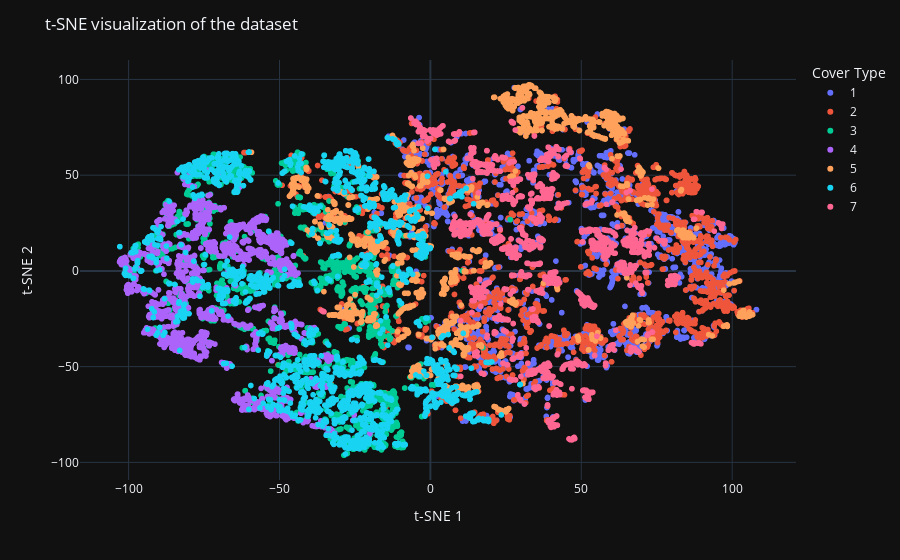

The cell this chart's notebook holds for it:
### Code cell
fig = px.scatter(x=X_2d[:, 0], y=X_2d[:, 1], color=y)

fig.update_layout(
    title='t-SNE visualization of the dataset',
    xaxis_title='t-SNE 1',
    yaxis_title='t-SNE 2',
    legend_title='Cover Type',
    showlegend=True,
    template='plotly_dark'
)

fig.show()

### Figure 1 — Plotly figure (JSON) as saved in the notebook; plotly's stock layout.template omitted (floating-point values rounded to 4 significant figures; data arrays with more than 128 entries replaced by an {"elided": "..."} marker saying what was removed)
{"data": [{"hovertemplate": "color=1<br>x=%{x}<br>y=%{y}<extra></extra>", "legendgroup": "1", "marker": {"color": "#636efa", "symbol": "circle"}, "mode": "markers", "name": "1", "showlegend": true, "type": "scattergl", "x": {"elided": "2160 float values"}, "xaxis": "x", "y": {"elided": "2160 float values"}, "yaxis": "y"}, {"hovertemplate": "color=2<br>x=%{x}<br>y=%{y}<extra></extra>", "legendgroup": "2", "marker": {"color": "#EF553B", "symbol": "circle"}, "mode": "markers", "name": "2", "showlegend": true, "type": "scattergl", "x": {"elided": "2160 float values"}, "xaxis": "x", "y": {"elided": "2160 float values"}, "yaxis": "y"}, {"hovertemplate": "color=3<br>x=%{x}<br>y=%{y}<extra></extra>", "legendgroup": "3", "marker": {"color": "#00cc96", "symbol": "circle"}, "mode": "markers", "name": "3", "showlegend": true, "type": "scattergl", "x": {"elided": "2160 float values"}, "xaxis": "x", "y": {"elided": "2160 float values"}, "yaxis": "y"}, {"hovertemplate": "color=4<br>x=%{x}<br>y=%{y}<extra></extra>", "legendgroup": "4", "marker": {"color": "#ab63fa", "symbol": "circle"}, "mode": "markers", "name": "4", "showlegend": true, "type": "scattergl", "x": {"elided": "2160 float values"}, "xaxis": "x", "y": {"elided": "2160 float values"}, "yaxis": "y"}, {"hovertemplate": "color=5<br>x=%{x}<br>y=%{y}<extra></extra>", "legendgroup": "5", "marker": {"color": "#FFA15A", "symbol": "circle"}, "mode": "markers", "name": "5", "showlegend": true, "type": "scattergl", "x": {"elided": "2160 float values"}, "xaxis": "x", "y": {"elided": "2160 float values"}, "yaxis": "y"}, {"hovertemplate": "color=6<br>x=%{x}<br>y=%{y}<extra></extra>", "legendgroup": "6", "marker": {"color": "#19d3f3", "symbol": "circle"}, "mode": "markers", "name": "6", "showlegend": true, "type": "scattergl", "x": {"elided": "2160 float values"}, "xaxis": "x", "y": {"elided": "2160 float values"}, "yaxis": "y"}, {"hovertemplate": "color=7<br>x=%{x}<br>y=%{y}<extra></extra>", "legendgroup": "7", "marker": {"color": "#FF6692", "symbol": "circle"}, "mode": "markers", "name": "7", "showlegend": true, "type": "scattergl", "x": {"elided": "2160 float values"}, "xaxis": "x", "y": {"elided": "2160 float values"}, "yaxis": "y"}], "layout": {"legend": {"title": {"text": "Cover Type"}, "tracegroupgap": 0}, "margin": {"t": 60}, "showlegend": true, "title": {"text": "t-SNE visualization of the dataset"}, "xaxis": {"anchor": "y", "domain": [0, 1], "title": {"text": "t-SNE 1"}}, "yaxis": {"anchor": "x", "domain": [0, 1], "title": {"text": "t-SNE 2"}}}}
